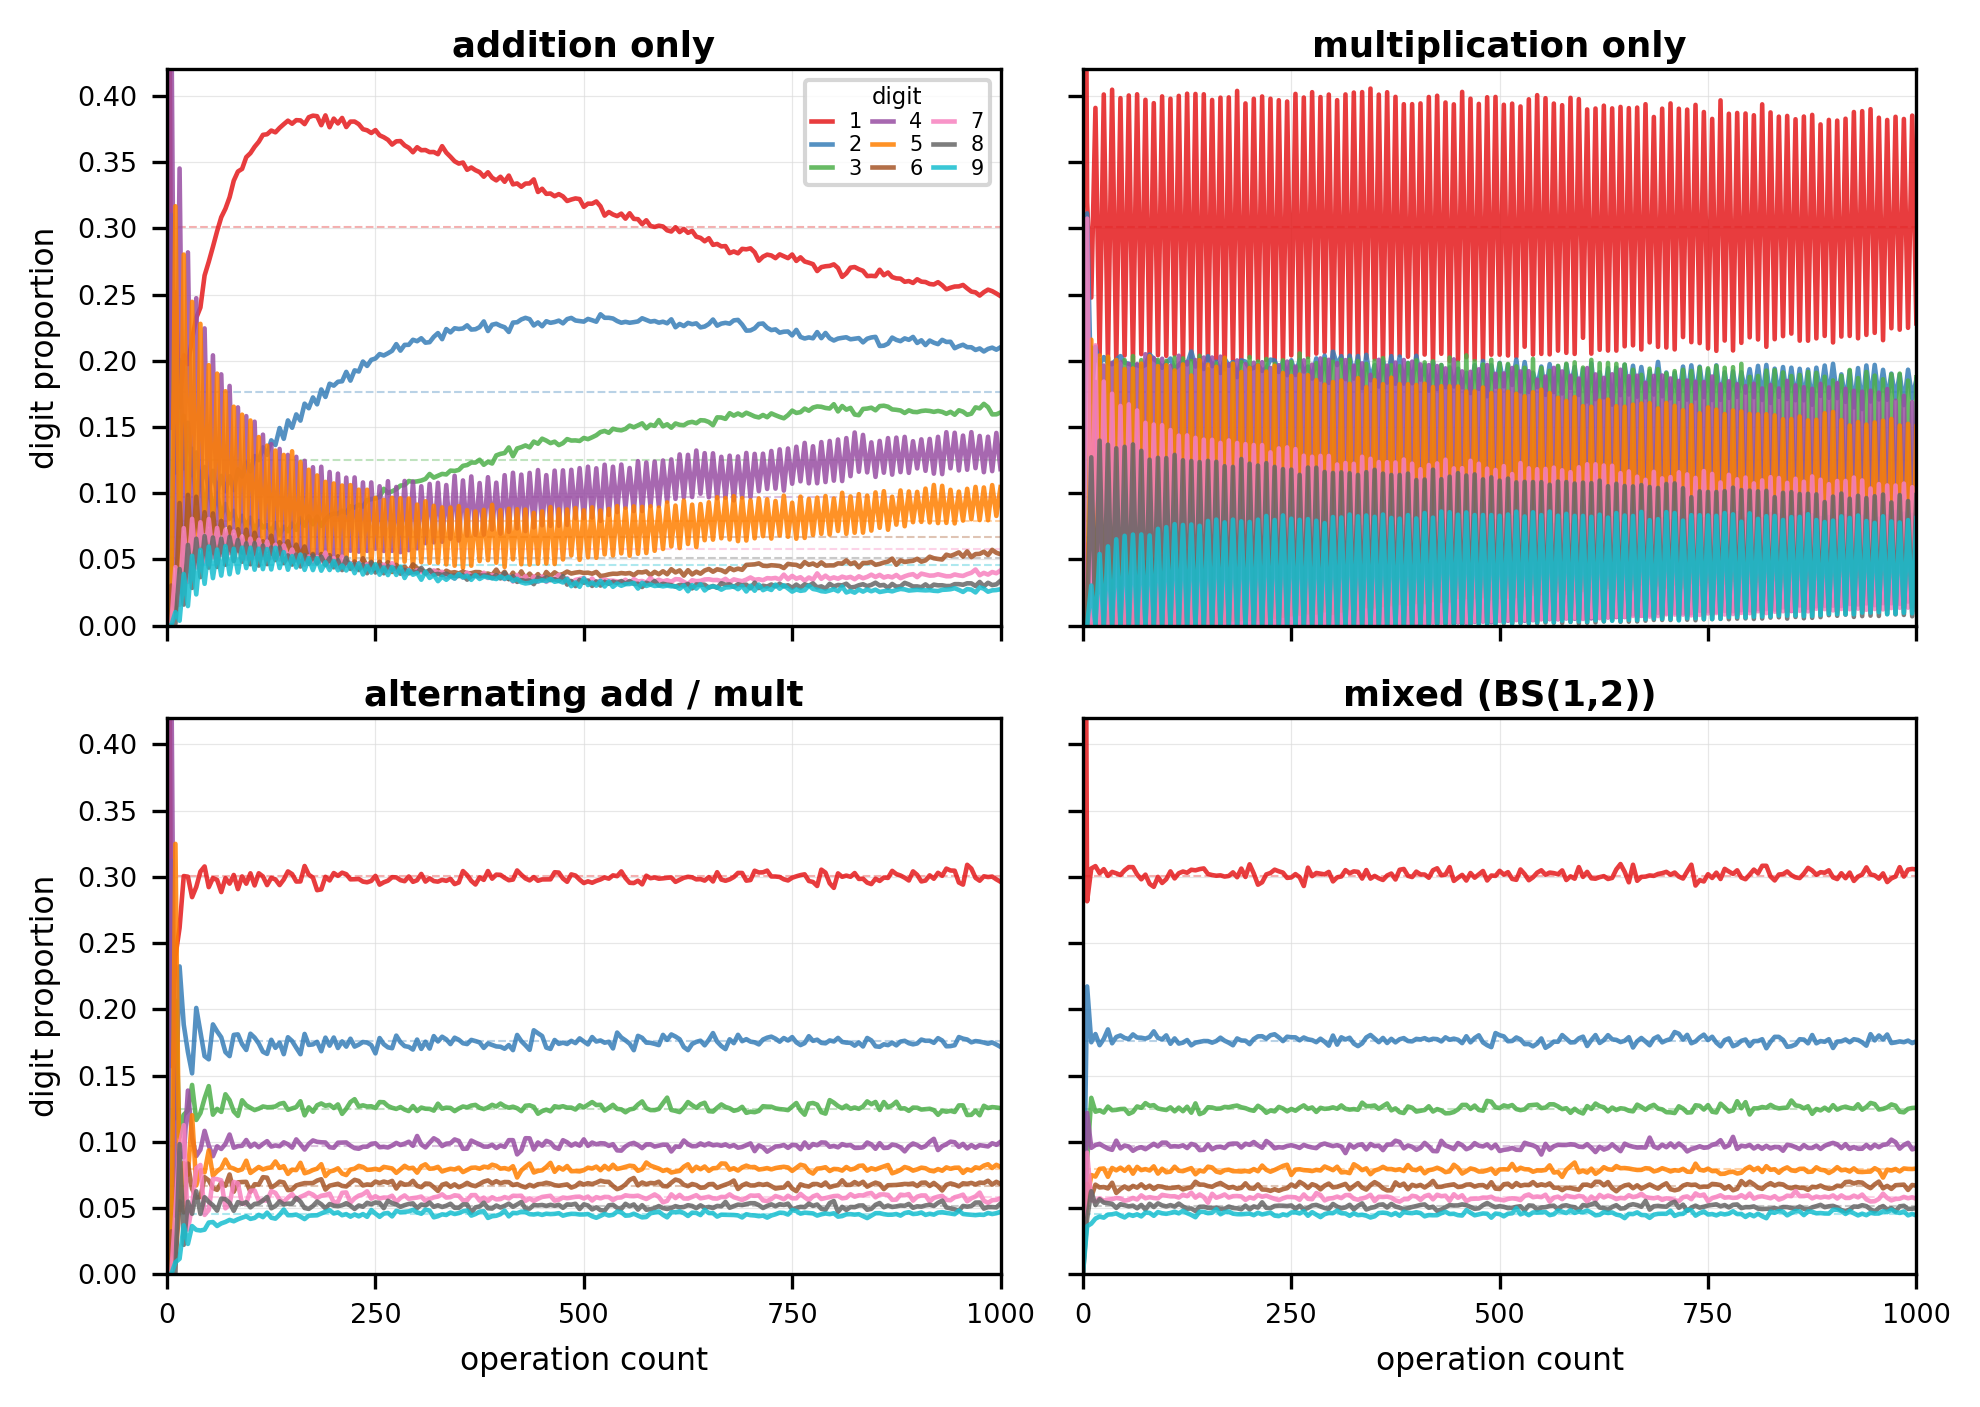

The script that saved this image:
"""
Figure 1 for PNAS paper: four-panel contrast.

    addition only        |  multiplication only
    alternating add/mult |  mixed arithmetic (BS(1,2))

Shows that:
- Addition alone: no convergence (Schatte)
- Multiplication alone: convergence (Schatte)
- Alternating add then mult: no convergence (!!!)
- Mixed (BS(1,2)): fast convergence

The key insight: it's not enough to have both operations.
The group relation bab⁻¹ = a² is what matters.

Run: sage -python fig_four_panel.py
"""

import math
import os
import sys
import numpy as np
import matplotlib
matplotlib.use('Agg')
import matplotlib.pyplot as plt
from matplotlib.ticker import MaxNLocator

HERE = os.path.dirname(os.path.abspath(__file__))
PARENT = os.path.join(HERE, '..')
sys.path.insert(0, PARENT)

from common import (
    LOG_MANTISSA_BINS,
    load_checkpoints,
    log_mantissa,
    project_to_digit_hist,
)

# --- Benford targets ---
BENFORD = np.array([np.log10(1 + 1/d) for d in range(1, 10)])

# --- Colors ---
COLORS = [
    '#e41a1c',  # d=1  red
    '#377eb8',  # d=2  blue
    '#4daf4a',  # d=3  green
    '#984ea3',  # d=4  purple
    '#ff7f00',  # d=5  orange
    '#a65628',  # d=6  brown
    '#f781bf',  # d=7  pink
    '#666666',  # d=8  gray
    '#17becf',  # d=9  cyan
]


def generate_mul_only(n_walkers=20_000, n_steps=1000, n_checkpoints=200,
                      seed=0xBEEF):
    """Random ×2 / ÷2 with equal probability. Pure multiplicative walk."""
    rng = np.random.default_rng(seed)
    x = np.full(n_walkers, math.sqrt(2.0), dtype=np.float64)

    checkpoint_interval = max(1, n_steps // n_checkpoints)
    steps_out = [0]
    # Record initial histogram
    m = log_mantissa(x, 10.0)
    hist, _ = np.histogram(m, bins=LOG_MANTISSA_BINS, range=(0.0, 1.0))
    hists = [hist.astype(np.float64) / hist.sum()]

    for t in range(1, n_steps + 1):
        choice = rng.integers(0, 2, size=n_walkers)
        x[choice == 0] *= 2.0
        x[choice == 1] *= 0.5
        if t % checkpoint_interval == 0 or t == n_steps:
            m = log_mantissa(x, 10.0)
            hist, _ = np.histogram(m, bins=LOG_MANTISSA_BINS,
                                   range=(0.0, 1.0))
            hists.append(hist.astype(np.float64) / hist.sum())
            steps_out.append(t)

    return np.array(steps_out), np.array(hists, dtype=np.float32)


def generate_alternating_strict(n_walkers=20_000, n_steps=1000,
                                n_checkpoints=200, adds_per_cycle=10,
                                seed=0xCAFE):
    """Strictly alternating: adds_per_cycle additions of ±1, then one
    ×2 or ÷2, repeat. Operations are present but sequenced, not mixed."""
    rng = np.random.default_rng(seed)
    x = np.full(n_walkers, math.sqrt(2.0), dtype=np.float64)

    checkpoint_interval = max(1, n_steps // n_checkpoints)
    steps_out = [0]
    m = log_mantissa(x, 10.0)
    hist, _ = np.histogram(m, bins=LOG_MANTISSA_BINS, range=(0.0, 1.0))
    hists = [hist.astype(np.float64) / hist.sum()]

    t = 0
    while t < n_steps:
        # Additive phase
        for _ in range(min(adds_per_cycle, n_steps - t)):
            t += 1
            choice = rng.integers(0, 2, size=n_walkers)
            x[choice == 0] += 1.0
            x[choice == 1] -= 1.0
            if t % checkpoint_interval == 0 or t == n_steps:
                m = log_mantissa(x, 10.0)
                hist, _ = np.histogram(m, bins=LOG_MANTISSA_BINS,
                                       range=(0.0, 1.0))
                hists.append(hist.astype(np.float64) / hist.sum())
                steps_out.append(t)
            if t >= n_steps:
                break
        if t >= n_steps:
            break
        # One multiplicative step
        t += 1
        choice = rng.integers(0, 2, size=n_walkers)
        x[choice == 0] *= 2.0
        x[choice == 1] *= 0.5
        if t % checkpoint_interval == 0 or t == n_steps:
            m = log_mantissa(x, 10.0)
            hist, _ = np.histogram(m, bins=LOG_MANTISSA_BINS,
                                   range=(0.0, 1.0))
            hists.append(hist.astype(np.float64) / hist.sum())
            steps_out.append(t)

    return np.array(steps_out), np.array(hists, dtype=np.float32)


def generate_bs12(n_walkers=20_000, n_steps=1000, n_checkpoints=200,
                  seed=0xBADD):
    """Symmetric BS(1,2): ±1, ×2, ÷2 each with probability 1/4."""
    rng = np.random.default_rng(seed)
    x = np.full(n_walkers, math.sqrt(2.0), dtype=np.float64)

    checkpoint_interval = max(1, n_steps // n_checkpoints)
    steps_out = [0]
    m = log_mantissa(x, 10.0)
    hist, _ = np.histogram(m, bins=LOG_MANTISSA_BINS, range=(0.0, 1.0))
    hists = [hist.astype(np.float64) / hist.sum()]

    for t in range(1, n_steps + 1):
        choice = rng.integers(0, 4, size=n_walkers)
        x[choice == 0] += 1.0
        x[choice == 1] -= 1.0
        x[choice == 2] *= 2.0
        x[choice == 3] *= 0.5
        if t % checkpoint_interval == 0 or t == n_steps:
            m = log_mantissa(x, 10.0)
            hist, _ = np.histogram(m, bins=LOG_MANTISSA_BINS,
                                   range=(0.0, 1.0))
            hists.append(hist.astype(np.float64) / hist.sum())
            steps_out.append(t)

    return np.array(steps_out), np.array(hists, dtype=np.float32)


def generate_pure_add(n_walkers=20_000, n_steps=1000, n_checkpoints=200,
                      seed=0xDEAD):
    """Pure addition: ±1 with equal probability."""
    rng = np.random.default_rng(seed)
    x = np.full(n_walkers, math.sqrt(2.0), dtype=np.float64)

    checkpoint_interval = max(1, n_steps // n_checkpoints)
    steps_out = [0]
    m = log_mantissa(x, 10.0)
    hist, _ = np.histogram(m, bins=LOG_MANTISSA_BINS, range=(0.0, 1.0))
    hists = [hist.astype(np.float64) / hist.sum()]

    for t in range(1, n_steps + 1):
        choice = rng.integers(0, 2, size=n_walkers)
        x[choice == 0] += 1.0
        x[choice == 1] -= 1.0
        if t % checkpoint_interval == 0 or t == n_steps:
            m = log_mantissa(x, 10.0)
            hist, _ = np.histogram(m, bins=LOG_MANTISSA_BINS,
                                   range=(0.0, 1.0))
            hists.append(hist.astype(np.float64) / hist.sum())
            steps_out.append(t)

    return np.array(steps_out), np.array(hists, dtype=np.float32)


def digit_proportions_from_hist(log_mantissa_hist):
    """Convert 256-bin log-mantissa histograms to 9-digit proportions."""
    return project_to_digit_hist(log_mantissa_hist)


def plot_panel(ax, steps, digit_hist, title, show_ylabel=True,
               show_xlabel=True, max_step=1000, ylim=(0, 0.42)):
    """Plot 9 digit-proportion lines with Benford targets."""
    mask = steps <= max_step
    s = steps[mask]
    dh = digit_hist[mask]

    for d in range(9):
        ax.plot(s, dh[:, d], color=COLORS[d], linewidth=1.1,
                label=f'{d+1}', alpha=0.85, zorder=2)

    for d in range(9):
        ax.axhline(BENFORD[d], color=COLORS[d], linestyle='--',
                   linewidth=0.5, alpha=0.35, zorder=1)

    ax.set_xlim(0, max_step)
    ax.set_ylim(*ylim)
    if show_xlabel:
        ax.set_xlabel('operation count', fontsize=7.5)
    if show_ylabel:
        ax.set_ylabel('digit proportion', fontsize=7.5)
    ax.set_title(title, fontsize=8.5, fontweight='bold', pad=3)
    ax.tick_params(labelsize=6.5)
    ax.xaxis.set_major_locator(MaxNLocator(4))

    ax.grid(True, which='major', color='#dddddd', linewidth=0.3,
            alpha=0.7, zorder=0)
    ax.set_facecolor('white')


def main():
    print('Generating pure addition...')
    s_add, h_add = generate_pure_add()
    dh_add = digit_proportions_from_hist(h_add)

    print('Generating multiplication only...')
    s_mul, h_mul = generate_mul_only()
    dh_mul = digit_proportions_from_hist(h_mul)

    print('Generating alternating add/mult...')
    s_alt, h_alt = generate_alternating_strict()
    dh_alt = digit_proportions_from_hist(h_alt)

    print('Generating BS(1,2) mixed...')
    s_bs, h_bs = generate_bs12()
    dh_bs = digit_proportions_from_hist(h_bs)

    # --- 2x2 figure ---
    fig, axes = plt.subplots(2, 2, figsize=(6.7, 4.8), sharex=True,
                             sharey=True)
    fig.patch.set_facecolor('white')

    plot_panel(axes[0, 0], s_add, dh_add, 'addition only',
               show_ylabel=True, show_xlabel=False)
    plot_panel(axes[0, 1], s_mul, dh_mul, 'multiplication only',
               show_ylabel=False, show_xlabel=False)
    plot_panel(axes[1, 0], s_alt, dh_alt, 'alternating add / mult',
               show_ylabel=True, show_xlabel=True)
    plot_panel(axes[1, 1], s_bs, dh_bs, 'mixed (BS(1,2))',
               show_ylabel=False, show_xlabel=True)

    # Digit legend in the addition panel (top-left) where there's room
    handles, labels = axes[0, 0].get_legend_handles_labels()
    axes[0, 0].legend(handles, labels, loc='upper right', fontsize=5,
                      frameon=True, facecolor='white', edgecolor='#cccccc',
                      ncol=3, borderpad=0.3, labelspacing=0.15,
                      handlelength=1.0, columnspacing=0.5,
                      title='digit', title_fontsize=5.5)

    fig.tight_layout(h_pad=0.8, w_pad=0.8)

    out = os.path.join(HERE, 'fig_four_panel.png')
    fig.savefig(out, dpi=300, bbox_inches='tight', facecolor='white')
    print(f'Saved: {out}')
    plt.close(fig)


if __name__ == '__main__':
    main()
